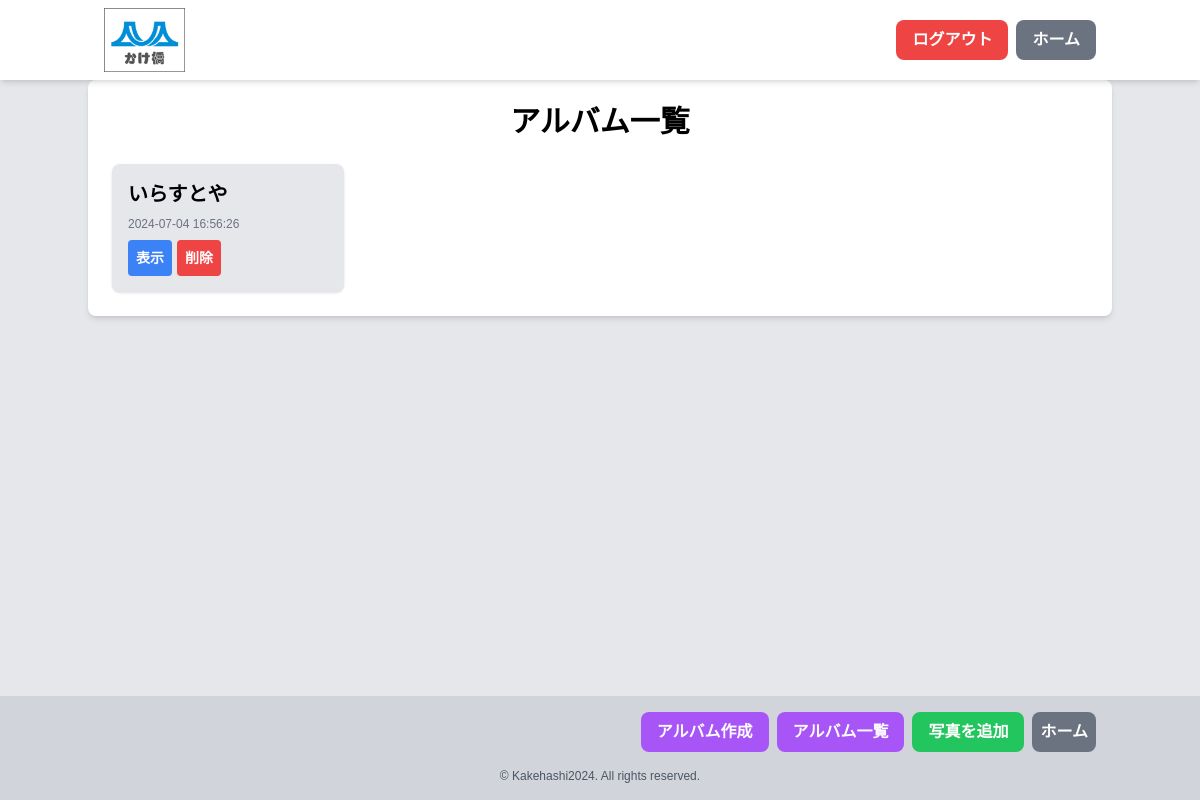
Page /album_view.php (signed in) on the earlier database version.
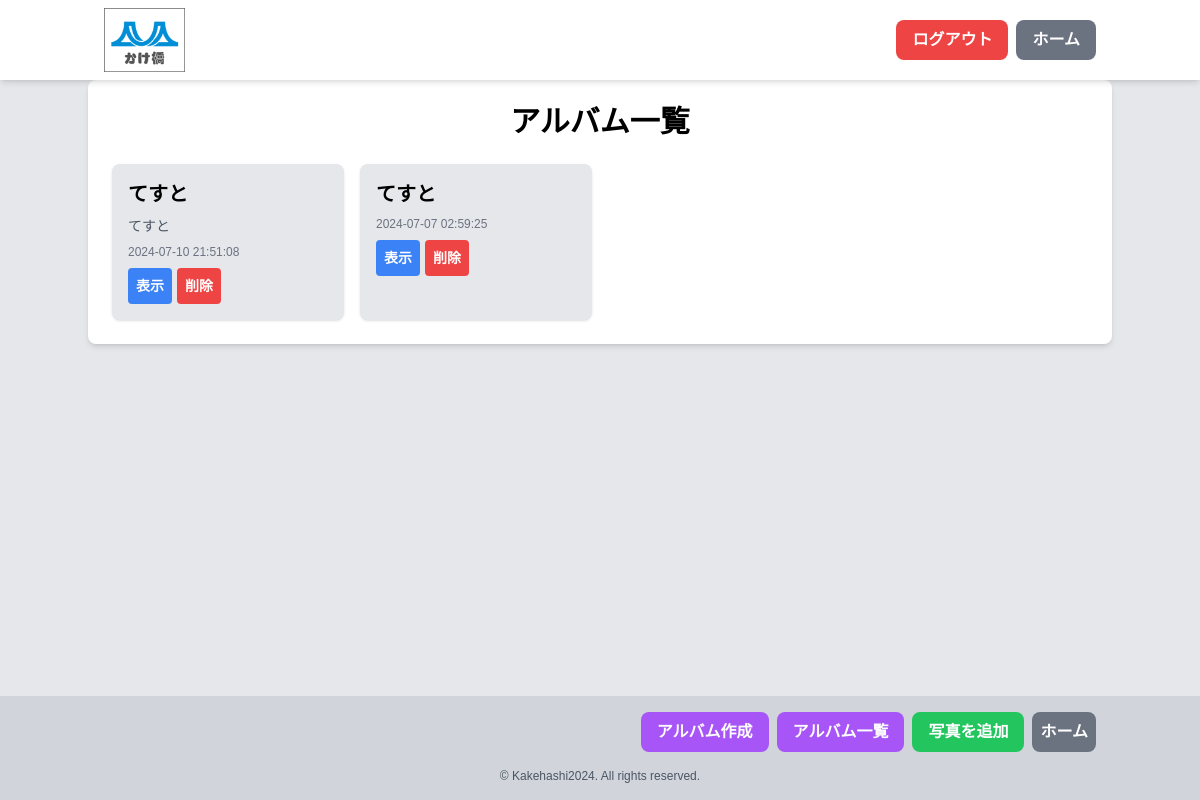
Same page on the later database version.
### tables this page shows
CREATE TABLE `albums` (
  `id` int(11) NOT NULL,
  `group_id` int(11) NOT NULL,
  `name` varchar(255) NOT NULL,
  `description` text DEFAULT NULL,
  `created_at` timestamp NOT NULL DEFAULT current_timestamp()
);

### funcs.php (called while the page is built, shortened)
<?php
function h($str) {
    return htmlspecialchars($str, ENT_QUOTES, 'UTF-8');
}

### album_view.php (the view, shortened to what this page needs)
<?php
include("funcs.php");
$pdo = db_conn();
$group_id = $_SESSION['group_id'];
$stmt = $pdo->prepare("SELECT * FROM albums WHERE group_id = ? ORDER BY created_at DESC");
$stmt->execute([$group_id]);
$albums = $stmt->fetchAll(PDO::FETCH_ASSOC);
$album_id = isset($_GET['id']) ? $_GET['id'] : null;
?>
<!DOCTYPE html>
<html lang="ja">
<head>
    <script src="https://cdn.tailwindcss.com"></script>
    <link rel="stylesheet" href="styles/main.css">
</head>
<body class="bg-gray-200" id="body">
<?php include 'header0.php'; ?>
    <div class="container mx-auto mt-20 mb-40 p-6 bg-white rounded-lg shadow-md">
        <h1 class="text-3xl font-bold mb-6 text-center">アルバム一覧</h1>
        <?php if (!$album_id): ?>
            <div class="grid grid-cols-2 sm:grid-cols-2 md:grid-cols-3 lg:grid-cols-4 gap-4">
                <?php foreach ($albums as $album): ?>
                    <div class="bg-gray-200 p-4 rounded-lg shadow">
                        <h2 class="text-xl font-bold mb-2"><?= h($album['name']) ?></h2>
                        <p class="text-sm text-gray-600 mb-2"><?= h($album['description']) ?></p>
                        <p class="text-xs text-gray-500"><?= h($album['created_at']) ?></p>
                        <a href="?id=<?= h($album['id']) ?>" class="mt-2 inline-block bg-blue-500 hover:bg-blue-700 text-white text-sm ms:text-base font-bold py-2 px-2 rounded">表示</a>
                        <?php if ($_SESSION['role'] !== 'view'): ?>
                            <form method="POST" action="album_delete.php" class="inline" onsubmit="return confirm('本当にこのアルバムを削除しますか？この操作は取り消せません。');">
                                <button type="submit" class="mt-2 bg-red-500 hover:bg-red-700 text-white text-sm ms:text-base font-bold py-2 px-2 rounded">削除</button>
                            </form>
                        <?php endif; ?>
                    </div>
                <?php endforeach; ?>
            </div>
        <?php endif; ?>
    </div>
    <?php include 'footer_photo.php'; ?>
</body>
</html>

Differences in the rows shown:
removed albums: name "いらすとや", created_at "2024-07-04 16:56:26"
added albums: name "てすと", description "てすと", created_at "2024-07-10 21:51:08"
added albums: name "てすと", created_at "2024-07-07 02:59:25"
